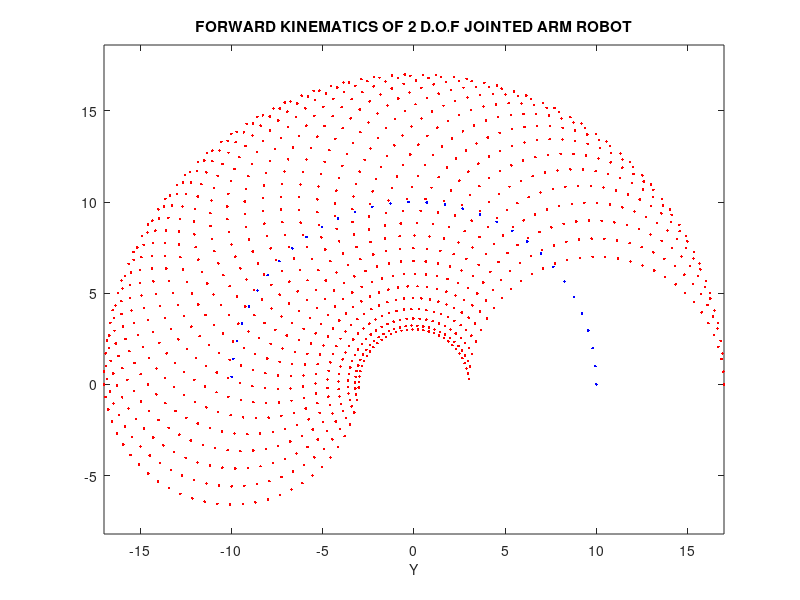
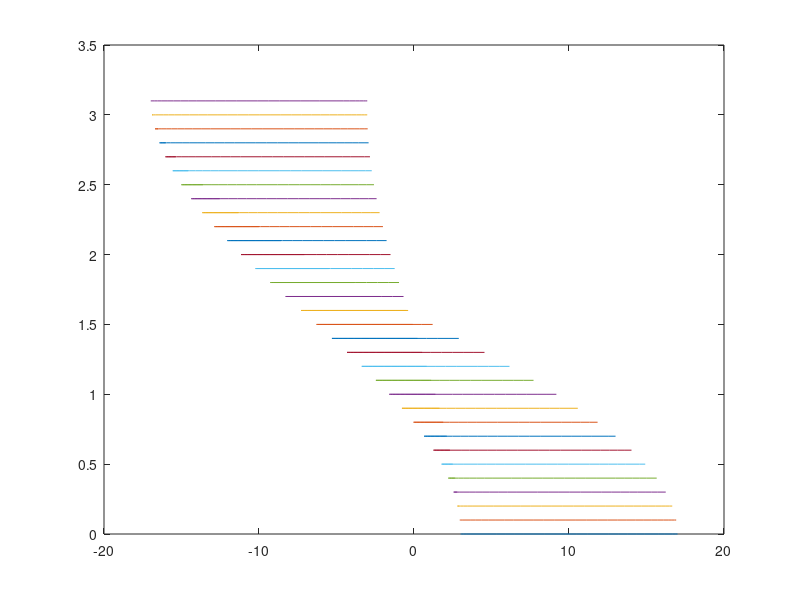

Write MATLAB code to recreate these figures, in order.
clc;

l1 = 10;
l2 = 07;

theta1 = 0: 0.1: pi;
theta2 = 0: 0.1: pi;

[THETA1,THETA2] = meshgrid(theta1,theta2);
X = l1*cos(THETA1)+l2*cos(THETA1+THETA2);
Y = l1*sin(THETA1)+l2*sin(THETA1+THETA2);
X1 = l1*cos(THETA1);
Y1 = l1*sin(THETA1);
data1 = [X1(:),Y1(:),THETA1(:)];
data2 = [X(:),Y(:),THETA2(:)];

figure;
plot (X1(:),Y1(:),'b.',X(:),Y(:),'r.');
axis equal;
xlabel('X','FontSize',10);
xlabel('Y','FontSize',10);
title('FORWARD KINEMATICS OF 2 D.O.F JOINTED ARM ROBOT');
hold on;

figure, % joint angles plot
plot(X, THETA1)